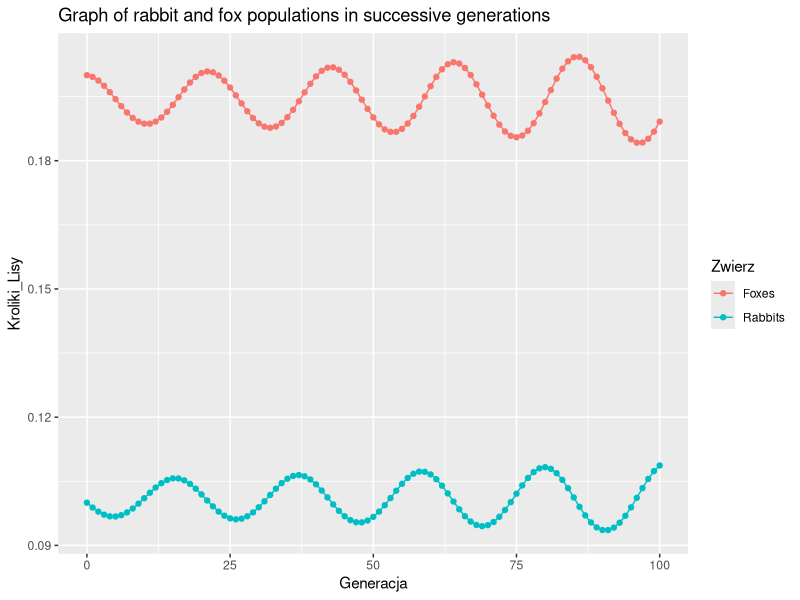
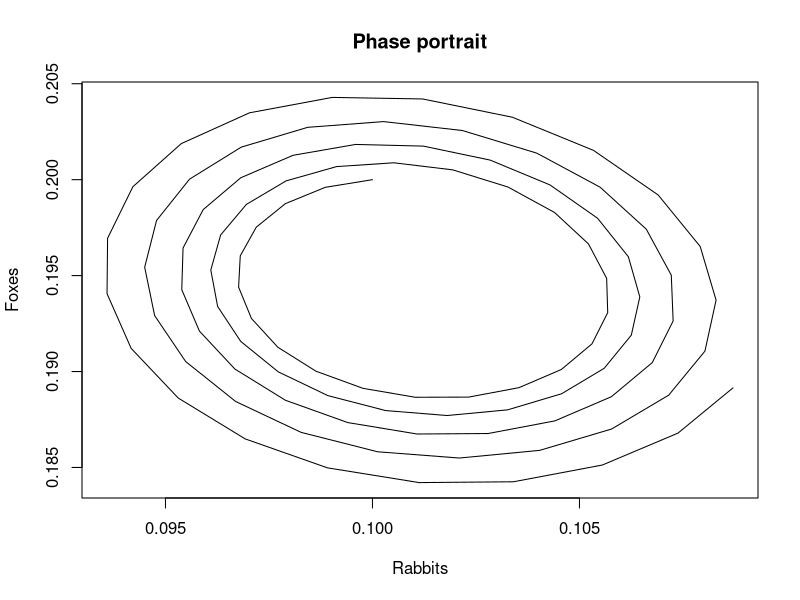
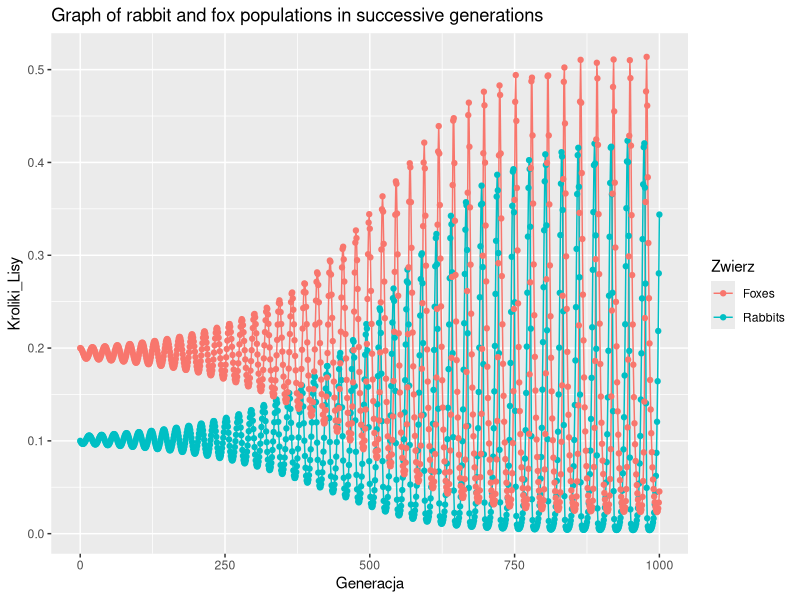
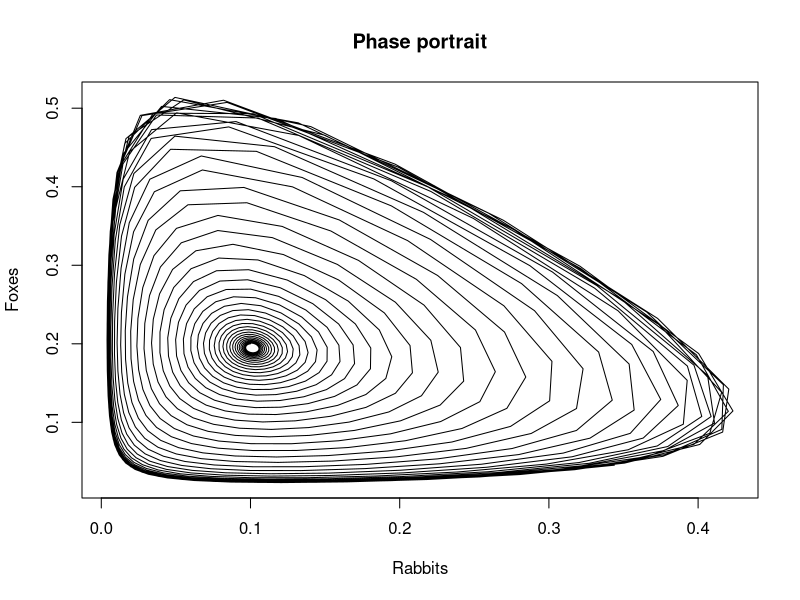

Write R code to recreate these figures, in order.
## ---- chunk 1
knitr::opts_chunk$set(echo = TRUE)
## ---- chunk 2
library(ggplot2)

model <- function(p_0,q_0,r, u, s, a, K, N, delta){
  #p_0 - starting point 1
  #q_0 - starting point 2
  #r - growth rate of croc population
  #u - fox mortality rate
  #s - attack efficiency ratio
  #a - number of foxes born per attack
  #K - capacity of the environment
  #N - number of generations
  #delta - step
  
  # declare list to store results
  p <- rep(0, N+delta)
  q <- rep(0, N+delta)
  timestamp <- rep(0, N+delta)
  
  p[1] = p_0
  q[1] = q_0
  
  for (i in (1 + delta):(N+delta)){
    p[i] <- p[i-1]*(1 + r*(1 - (p[i-1] / K))) - s*p[i-1]*q[i-1]
    q[i] <- (1-u)*q[i-1]  + a*s*p[i-1]*q[i-1]
    timestamp[i] <- timestamp[i-1]  + delta
  }
  
  result <- do.call(rbind, Map(data.frame, Generacja = timestamp, Kroliki = p, Lisy = q))
  
  
  
  return(result)
}

reshape <- function(result){
  result_reshape = data.frame(Generacja = result$Generacja, Kroliki_Lisy = c(result$Kroliki, result$Lisy),Zwierz = c(rep("Rabbits", nrow(result)), rep("Foxes", nrow(result))))
  
  return(result_reshape)
}
## ---- chunk 3
# initial parameters
N <- 100
p_0 <- 0.1
q_0 <- 0.2
r <- 0.5
u <- 0.2
s <- 2.2
a <- 0.9
K <- 0.7
delta <- 1

s1 <- model(p_0, q_0, r, u, s, a, K, N, delta)
## ---- chunk 4
ggplot(reshape(s1), aes(Generacja, Kroliki_Lisy, col=Zwierz)) + geom_line() + geom_point() + ggtitle("Graph of rabbit and fox populations in successive generations")

plot(s1$Kroliki, s1$Lisy, type='l', xlab='Rabbits', ylab='Foxes', main='Phase portrait')

## ---- chunk 5
# initial parameters
N <- 1000
p_0 <- 0.1
q_0 <- 0.2
r <- 0.5
u <- 0.2
s <- 2.2
a <- 0.9
K <- 0.7
delta <- 1

s2 <- model(p_0, q_0, r, u, s, a, K, N, delta)
## ---- chunk 6
ggplot(reshape(s2), aes(Generacja, Kroliki_Lisy, col=Zwierz)) + geom_line() + geom_point() + ggtitle("Graph of rabbit and fox populations in successive generations")

plot(s2$Kroliki, s2$Lisy, type='l', xlab='Rabbits', ylab='Foxes', main='Phase portrait')

